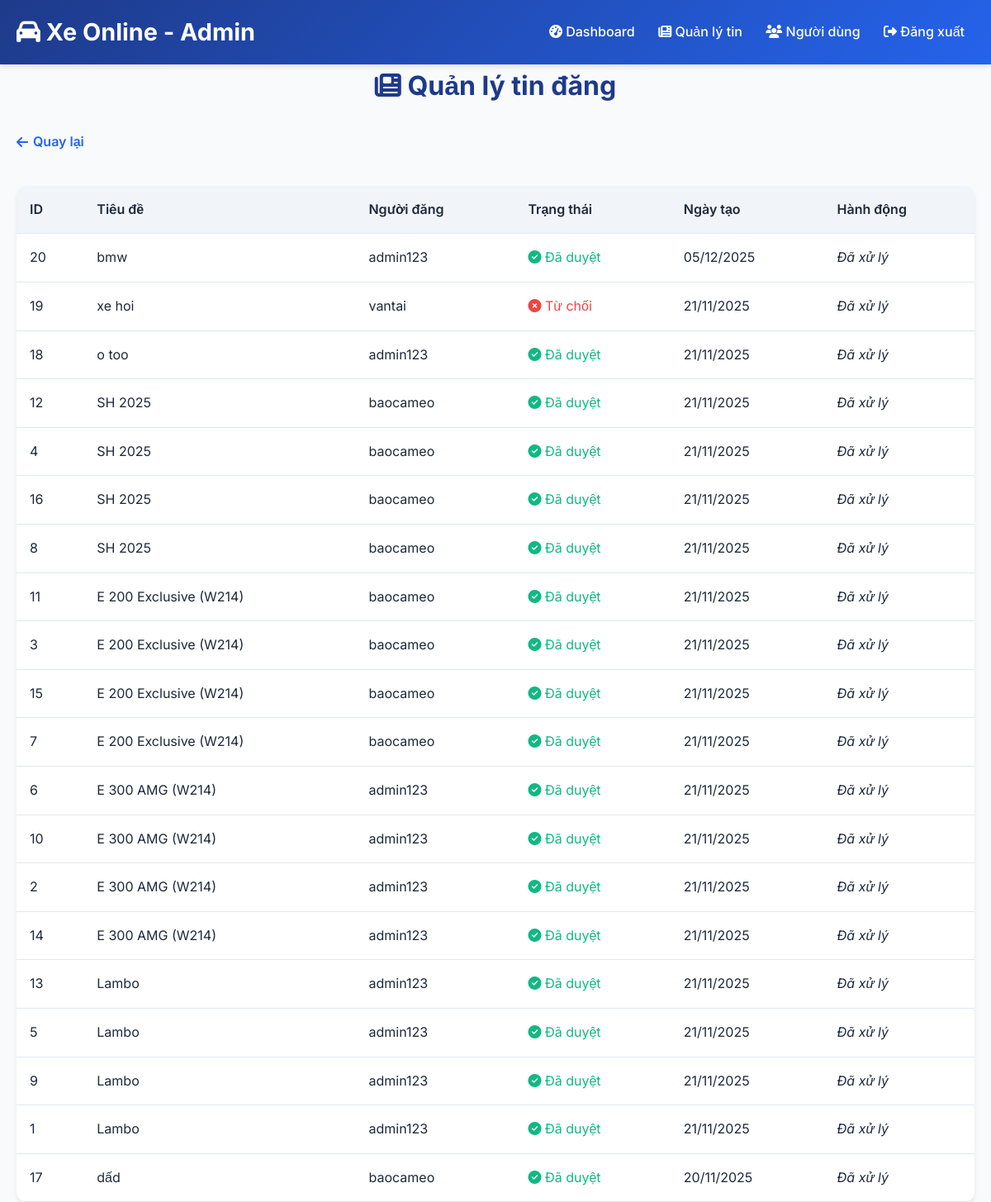
/admin/manage_posts.php (signed in), run on the app's committed database.
### tables this page shows
CREATE TABLE `posts` (
  `id` int(11) NOT NULL,
  `user_id` int(11) NOT NULL,
  `title` varchar(255) NOT NULL,
  `description` text NOT NULL,
  `price` decimal(15,2) NOT NULL,
  `contact` varchar(100) NOT NULL,
  `image` varchar(255) DEFAULT NULL,
  `status` enum('pending','approved','rejected') DEFAULT 'pending',
  `created_at` timestamp NULL DEFAULT current_timestamp()
);

CREATE TABLE `users` (
  `id` int(11) NOT NULL,
  `username` varchar(50) NOT NULL,
  `email` varchar(100) NOT NULL,
  `password` varchar(255) NOT NULL,
  `role` enum('user','admin') DEFAULT 'user',
  `created_at` timestamp NULL DEFAULT current_timestamp()
);

### admin/manage_posts.php (the view, shortened to what this page needs)
<?php
include '../includes/config.php';
$posts = $pdo->query("SELECT p.id, p.title, p.status, p.created_at, u.username
                      FROM posts p
                      JOIN users u ON p.user_id = u.id
                      ORDER BY p.created_at DESC")->fetchAll();
?>
<!DOCTYPE html>
<html lang="vi">
<head>
    <link rel="stylesheet" href="https://cdnjs.cloudflare.com/ajax/libs/font-awesome/6.5.0/css/all.min.css">
    <link rel="stylesheet" href="../assets/css/style.css">
</head>
<body>
    <header>
        <div class="container">
            <h1><i class="fas fa-car"></i> Xe Online - Admin</h1>
            <nav>
                <a href="dashboard.php"><i class="fas fa-tachometer-alt"></i> Dashboard</a>
                <a href="manage_posts.php"><i class="fas fa-newspaper"></i> Quản lý tin</a>
                <a href="manage_users.php"><i class="fas fa-users"></i> Người dùng</a>
                <a href="../logout.php"><i class="fas fa-sign-out-alt"></i> Đăng xuất</a>
            </nav>
        </div>
    </header>
    <main class="container">
        <h2 class="page-title"><i class="fas fa-newspaper"></i> Quản lý tin đăng</h2>
        <a href="dashboard.php" class="back-link"><i class="fas fa-arrow-left"></i> Quay lại</a>
        <div class="table-container">
            <table>
                <thead>
                    <tr>
                        <th>ID</th>
                        <th>Tiêu đề</th>
                        <th>Người đăng</th>
                        <th>Trạng thái</th>
                        <th>Ngày tạo</th>
                        <th>Hành động</th>
                    </tr>
                </thead>
                <tbody>
                    <?php foreach ($posts as $post): ?>
                    <tr>
                        <td><?= $post['id'] ?></td>
                        <td><?= htmlspecialchars($post['title']) ?></td>
                        <td><?= htmlspecialchars($post['username']) ?></td>
                        <td>
                            <?php if ($post['status'] === 'approved'): ?>
                                <span class="status-approved"><i class="fas fa-check-circle"></i> Đã duyệt</span>
                            <?php elseif ($post['status'] === 'rejected'): ?>
                                <span class="status-rejected"><i class="fas fa-times-circle"></i> Từ chối</span>
                            <?php else: ?>
                                <span class="status-pending"><i class="fas fa-clock"></i> Đang chờ</span>
                            <?php endif; ?>
                        </td>
                        <td><?= date('d/m/Y', strtotime($post['created_at'])) ?></td>
                        <td>
                            <?php if ($post['status'] === 'pending'): ?>
                                <a href="?action=approve&id=<?= $post['id'] ?>" class="action-link action-approve">
                                    <i class="fas fa-check"></i> Duyệt
                                </a>
                                <a href="?action=reject&id=<?= $post['id'] ?>" class="action-link action-reject">
                                    <i class="fas fa-times"></i> Từ chối
                                </a>
                            <?php else: ?>
                                <em>Đã xử lý</em>
                            <?php endif; ?>
                        </td>
                    </tr>
                    <?php endforeach; ?>
                </tbody>
            </table>
        </div>
    </main>
</body>
</html>

### assets/css/style.css (style rules this page uses)
* { margin: 0; padding: 0; box-sizing: border-box; }
body { font-family: 'Inter', sans-serif; background: #f8fafc; color: #1e293b; line-height: 1.6; }
.container { max-width: 1200px; margin: 0 auto; padding: 0 20px; }
header { background: linear-gradient(135deg, #1e3a8a, #2563eb); color: white; padding: 1rem 0; box-shadow: 0 4px 6px -1px rgba(0,0,0,0.1); position: sticky; top: 0; z-index: 100; }
header .container { display: flex; justify-content: space-between; align-items: center; flex-wrap: wrap; }
header h1 { font-size: 1.8rem; font-weight: 700; }
nav a { color: white; text-decoration: none; padding: 8px 12px; border-radius: 6px; font-weight: 500; transition: background 0.2s; }
main { padding: 30px 0; }
.page-title { text-align: center; margin-bottom: 30px; color: #1e3a8a; font-size: 2rem; font-weight: 700; }
.table-container { overflow-x: auto; background: white; border-radius: 12px; box-shadow: 0 4px 6px -1px rgba(0,0,0,0.1); margin-top: 20px; }
table { width: 100%; border-collapse: collapse; }
th, td { padding: 16px; text-align: left; border-bottom: 1px solid #e2e8f0; }
th { background: #f1f5f9; font-weight: 600; }
.status-approved { color: #10b981; }
.status-rejected { color: #ef4444; }
.back-link { display: inline-flex; align-items: center; gap: 6px; color: #2563eb; text-decoration: none; font-weight: 600; margin-bottom: 20px; }

### data on the page
posts: id "20", title "bmw", user.username "admin123", status "approved" (drawn), created_at "05/12/2025"
posts: id "19", title "xe hoi", user.username "vantai", status "rejected" (drawn), created_at "21/11/2025"
posts: id "18", title "o too", user.username "admin123", status "approved" (drawn), created_at "21/11/2025"
posts: id "12", title "SH 2025", user.username "baocameo", status "approved" (drawn), created_at "21/11/2025"
posts: id "4", title "SH 2025", user.username "baocameo", status "approved" (drawn), created_at "21/11/2025"
posts: id "16", title "SH 2025", user.username "baocameo", status "approved" (drawn), created_at "21/11/2025"
posts: id "8", title "SH 2025", user.username "baocameo", status "approved" (drawn), created_at "21/11/2025"
posts: id "11", title "E 200 Exclusive (W214)", user.username "baocameo", status "approved" (drawn), created_at "21/11/2025"
posts: id "3", title "E 200 Exclusive (W214)", user.username "baocameo", status "approved" (drawn), created_at "21/11/2025"
posts: id "15", title "E 200 Exclusive (W214)", user.username "baocameo", status "approved" (drawn), created_at "21/11/2025"
posts: id "7", title "E 200 Exclusive (W214)", user.username "baocameo", status "approved" (drawn), created_at "21/11/2025"
posts: id "6", title "E 300 AMG (W214)", user.username "admin123", status "approved" (drawn), created_at "21/11/2025"
posts: id "10", title "E 300 AMG (W214)", user.username "admin123", status "approved" (drawn), created_at "21/11/2025"
posts: id "2", title "E 300 AMG (W214)", user.username "admin123", status "approved" (drawn), created_at "21/11/2025"
posts: id "14", title "E 300 AMG (W214)", user.username "admin123", status "approved" (drawn), created_at "21/11/2025"
posts: id "13", title "Lambo", user.username "admin123", status "approved" (drawn), created_at "21/11/2025"
posts: id "5", title "Lambo", user.username "admin123", status "approved" (drawn), created_at "21/11/2025"
posts: id "9", title "Lambo", user.username "admin123", status "approved" (drawn), created_at "21/11/2025"
posts: id "1", title "Lambo", user.username "admin123", status "approved" (drawn), created_at "21/11/2025"
posts: id "17", title "dấd", user.username "baocameo", status "approved" (drawn), created_at "20/11/2025"
